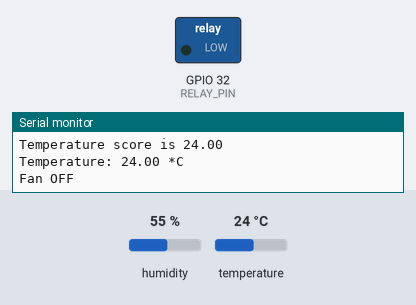
Bench run of a sketch on a simulated ESP32. Shown: switched loads named in the sketch (green lamp = pin HIGH), the last lines printed to the serial monitor. The inputs (shaded band) are chosen by the test bench; at power-on: temperature 24 °C, humidity 55 %.

Above: at 6.3 s.
6.4 s: temperature set to 28 °C
12.7 s: temperature set to 31 °C
At 17.6 s:
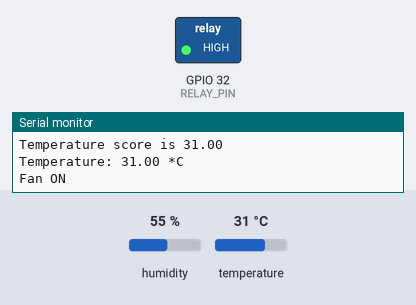
18.9 s: temperature set to 27 °C
25.1 s: temperature set to 24 °C
At 28.9 s:
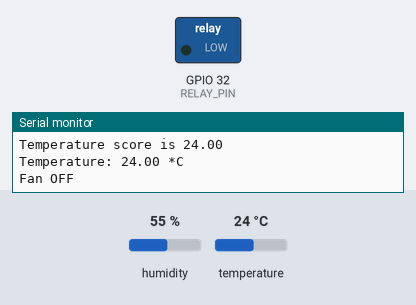
31.3 s: temperature set to 33 °C
At 33.9 s:
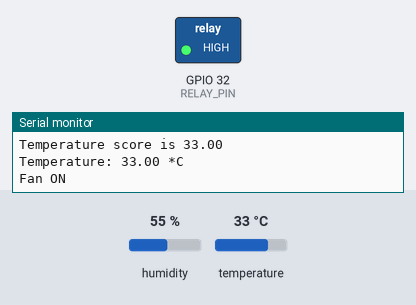
Timing chart, 0 to 35.4 s (numbered marks = the images above; inputs shaded):
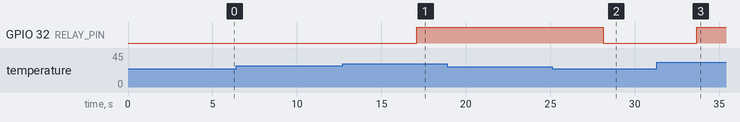

The sketch:

Temperature_regulation_system.ino
```cpp
#include <DHT11.h>

// Define DHT sensor type and pin
#define DHTPIN 33

// Initialize DHT sensor
DHT11 dht(DHTPIN);

// Define relay pin
#define RELAY_PIN 32

// Define temperature thresholds
const float TEMP_THRESHOLD_ON = 30.0;  // Turn on the fan (in Celsius)
const float TEMP_THRESHOLD_OFF = 25.0; // Turn off the fan (in Celsius)

void setup() {
  // Start serial communication for debugging
  Serial.begin(9600);// Initialize DHT sensor Serial.begin
  // Initialize relay pin
  pinMode(RELAY_PIN, OUTPUT);

  // Ensure the fan is off at the start
  digitalWrite(RELAY_PIN, LOW);
}

void loop() {
  // This is repeated process for temperature from DHT sensor
  float temperature = dht.readTemperature();

  // Check if reading was successful
  if (isnan(temperature)) {
    Serial.println("Failed to read from DHT sensor!");
    return;
  }
  Serial.print("Temperature score is ");
  Serial.println(temperature);
  // Print the temperature to the Serial Monitor
  Serial.print("Temperature: ");
  Serial.print(temperature);
  Serial.println(" *C");

  // Control the relay based on temperature thresholds
  if (temperature >= TEMP_THRESHOLD_ON) {
    digitalWrite(RELAY_PIN, HIGH);  // Turn on the fan
    Serial.println("Fan ON");
  } else if (temperature <= TEMP_THRESHOLD_OFF) {
    digitalWrite(RELAY_PIN, LOW);   // Turn off the fan
    Serial.println("Fan OFF");
  }

  // Wait for 5 seconds before the next reading
  delay(5000);
}
```

Measured:
- the behaviour switches between 29 and 30 °C on temperature (found by bisection; images 0 and 1)
- the behaviour switches between 26 and 25 °C on temperature (found by bisection; images 1 and 2)
- after the input at 12.7 s, GPIO 32 (RELAY_PIN): LOW → HIGH after 4.4 s
- after the input at 25.1 s, GPIO 32 (RELAY_PIN): HIGH → LOW after 3.0 s
- after the input at 31.3 s, GPIO 32 (RELAY_PIN): LOW → HIGH after 2.4 s
